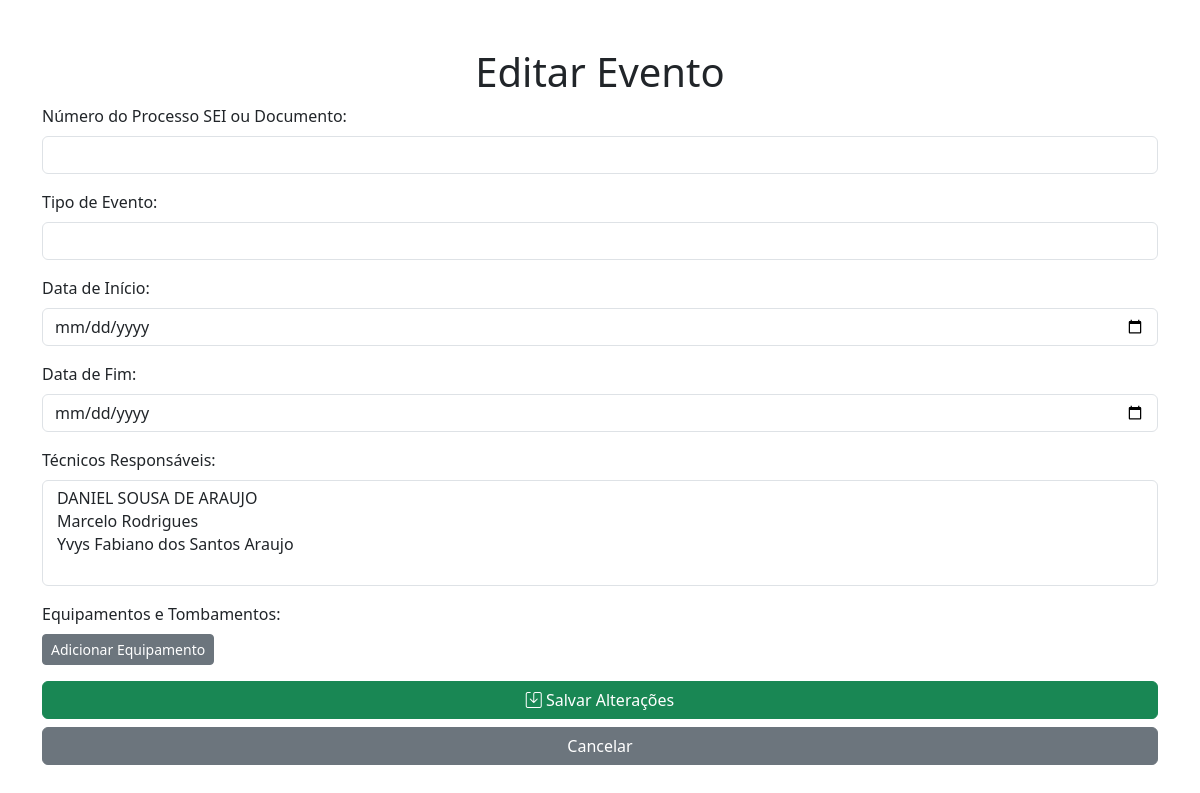
The app's page /editar/2, older data.
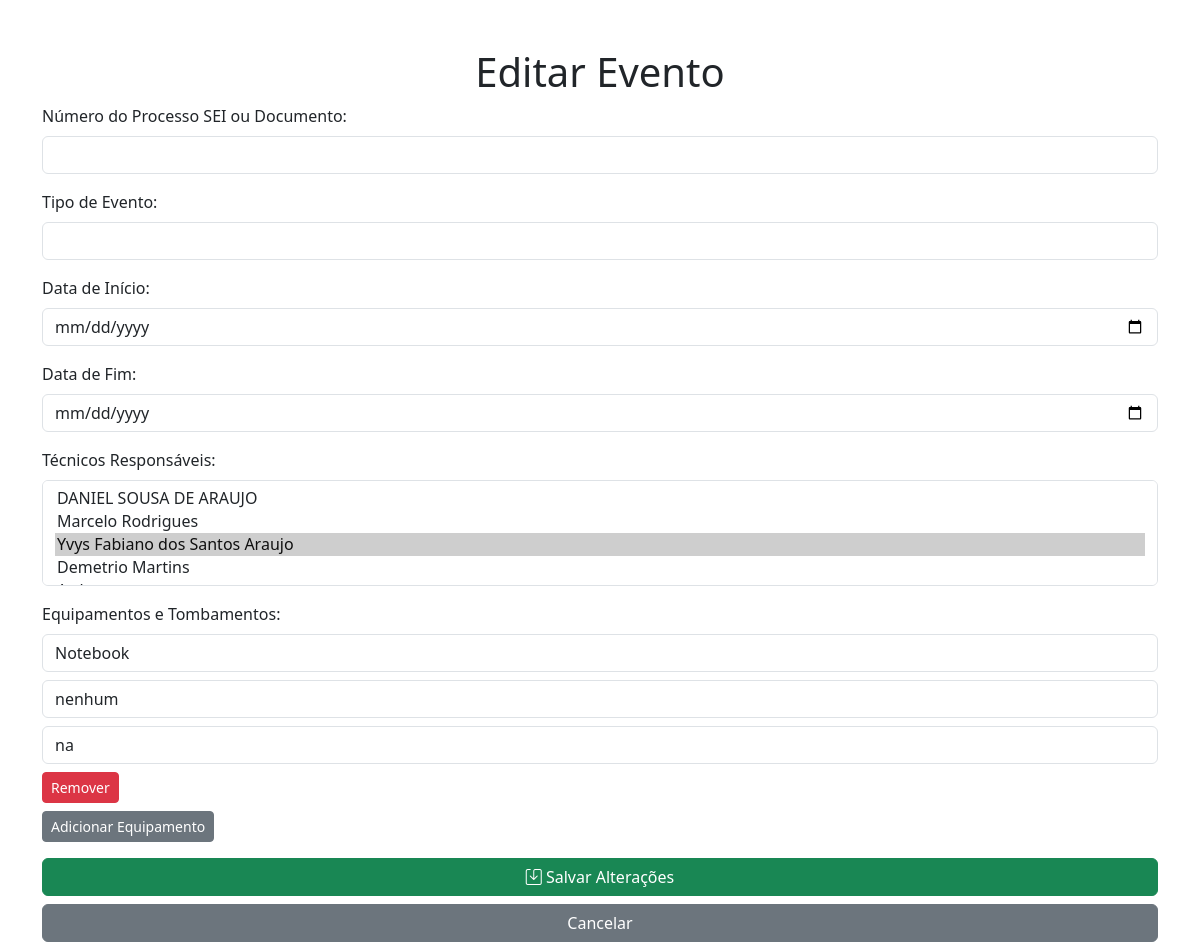
The same page, newer data.
### tables this page shows
CREATE TABLE equipamentos (
    id INTEGER PRIMARY KEY AUTOINCREMENT,
    evento_id INTEGER,
    tipo_id INTEGER,
    marca_modelo TEXT NOT NULL,
    tombamento TEXT NOT NULL,
    FOREIGN KEY (evento_id) REFERENCES eventos (id),
    FOREIGN KEY (tipo_id) REFERENCES tipos_equipamentos (id)
);

CREATE TABLE tipos_equipamentos (
    id INTEGER PRIMARY KEY AUTOINCREMENT,
    nome TEXT NOT NULL UNIQUE
);

### app.py (the view, shortened to what this page needs)
@app.route("/editar/<int:evento_id>", methods=["GET", "POST"])
def editar_evento(evento_id):
    conn = get_db_connection()
    evento = conn.execute('SELECT * FROM eventos WHERE id = ?', (evento_id,)).fetchone()
    tecnicos_evento = conn.execute('''
        SELECT t.id, t.nome
        FROM tecnicos t
        JOIN eventos_tecnicos et ON t.id = et.tecnico_id
        WHERE et.evento_id = ?
    ''', (evento_id,)).fetchall()
    equipamentos_evento = conn.execute('''
        SELECT e.id, e.tipo_id, e.marca_modelo, e.tombamento
        FROM equipamentos e
        WHERE e.evento_id = ?
    ''', (evento_id,)).fetchall()
    tecnicos_cadastrados = conn.execute('SELECT * FROM tecnicos').fetchall()
    tipos_equipamentos = conn.execute('SELECT * FROM tipos_equipamentos').fetchall()
    conn.close()
    return render_template(
        "editar.html",
        evento=evento,
        tecnicos_cadastrados=tecnicos_cadastrados,
        tecnicos_evento=tecnicos_evento,
        equipamentos_evento=equipamentos_evento,
        tipos_equipamentos=tipos_equipamentos
    )

### app.py (called while the page is built)
def get_db_connection():
    conn = sqlite3.connect('eventos.db')
    conn.row_factory = sqlite3.Row  # Retorna as linhas como dicionários
    return conn

### templates/editar.html (shortened to what this page needs)
<!DOCTYPE html>
<html lang="pt-br">
<head>
    <link href="https://cdn.jsdelivr.net/npm/bootstrap@5.3.0/dist/css/bootstrap.min.css" rel="stylesheet">
    <link href="https://cdn.jsdelivr.net/npm/bootstrap-icons@1.10.5/font/bootstrap-icons.css" rel="stylesheet">
</head>
<body>
    <div class="container mt-5">
        <h1 class="text-center">Editar Evento</h1>
        <form action="/editar/{{ evento.id }}" method="post">
            <div class="mb-3">
                <label class="form-label">Número do Processo SEI ou Documento:</label>
                <input type="text" name="numero_sei" class="form-control" value="{{ evento.numero_sei }}" required>
            </div>
            <div class="mb-3">
                <label class="form-label">Tipo de Evento:</label>
                <input type="text" name="tipo" class="form-control" value="{{ evento.tipo }}" required>
            </div>
            <div class="mb-3">
                <label class="form-label">Data de Início:</label>
                <input type="date" name="data_inicio" class="form-control" value="{{ evento.data_inicio }}" required>
            </div>
            <div class="mb-3">
                <label class="form-label">Data de Fim:</label>
                <input type="date" name="data_fim" class="form-control" value="{{ evento.data_fim }}" required>
            </div>
            <div class="mb-3">
                <label class="form-label">Técnicos Responsáveis:</label>
                <select name="tecnicos" class="form-control" multiple required>
                    {% for tecnico in tecnicos_cadastrados %}
                        <option value="{{ tecnico.id }}" {% if tecnico.id in tecnicos_evento|map(attribute='id') %}selected{% endif %}>
                            {{ tecnico.nome }}
                        </option>
                    {% endfor %}
                </select>
            </div>
            <div class="mb-3">
                <label class="form-label">Equipamentos e Tombamentos:</label>
                <div id="equipamentos-container">
                    {% for equipamento in equipamentos_evento %}
                        <div class="equipamento-item mb-2">
                            <select name="equipamentos_tipo[]" class="form-control mb-2" required>
                                {% for tipo in tipos_equipamentos %}
                                    <option value="{{ tipo.id }}" {% if tipo.id == equipamento.tipo_id %}selected{% endif %}>
                                        {{ tipo.nome }}
                                    </option>
                                {% endfor %}
                            </select>
                            <input type="text" name="equipamentos_marca_modelo[]" class="form-control mb-2" placeholder="Marca/Modelo" value="{{ equipamento.marca_modelo }}" required>
                            <input type="text" name="equipamentos_tombamento[]" class="form-control mb-2" placeholder="Tombamento" value="{{ equipamento.tombamento }}" required>
                            <button type="button" class="btn btn-danger btn-sm remover-equipamento">Remover</button>
                        </div>
                    {% endfor %}
                </div>
                <button type="button" id="adicionar-equipamento" class="btn btn-secondary btn-sm">Adicionar Equipamento</button>
            </div>
            <button type="submit" class="btn btn-success w-100">
                <i class="bi bi-save"></i> Salvar Alterações
            </button>
            <a href="/" class="btn btn-secondary w-100 mt-2">Cancelar</a>
        </form>
    </div>
</body>
</html>

Row changes from the older to the newer data that the page shows:
added equipamentos: tipo.nome "Notebook", marca_modelo "nenhum", tombamento "na"
Text that changed along with them:
form field tecnicos: "DANIEL SOUSA DE ARAUJO / Marcelo Rodrigues / Yvys Fabiano dos Santos Araujo" → "DANIEL SOUSA DE ARAUJO / Marcelo Rodrigues / Yvys Fabiano dos Santos Araujo ☑ / Demetrio Martins"
